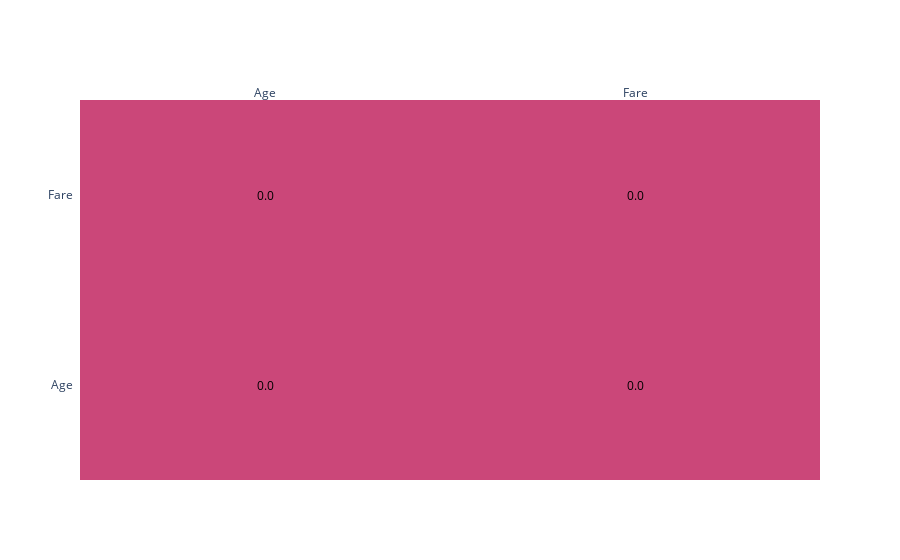

Source (notebook cell):
### Markdown cell above
**Observations**
* Outliers in both Age and Fare seems to be correctly recorded figures.

### Code cell
# Testing multicollinearity
import plotly.figure_factory as ff

# Creating correlation dataframe
df_corr = df_cont[continuousFeatures].corr().round(2)
corr_filter = (df_corr == 1) | (abs(df_corr)<0.7)
df_corr[corr_filter] = 0

# Creating numpy array of correlation matrix
arr = np.array(df_corr)

# Plotting the heatmap
fig = ff.create_annotated_heatmap(arr, x=continuousFeatures, y=continuousFeatures)
fig.show()

### Figure 1 — Plotly figure (JSON) as saved in the notebook; plotly's stock layout.template omitted (floating-point values rounded to 4 significant figures)
{"data": [{"colorscale": [[0, "#0d0887"], [0.1111, "#46039f"], [0.2222, "#7201a8"], [0.3333, "#9c179e"], [0.4444, "#bd3786"], [0.5556, "#d8576b"], [0.6667, "#ed7953"], [0.7778, "#fb9f3a"], [0.8889, "#fdca26"], [1, "#f0f921"]], "reversescale": false, "showscale": false, "type": "heatmap", "x": ["Age", "Fare"], "y": ["Age", "Fare"], "z": [[0, 0], [0, 0]]}], "layout": {"annotations": [{"font": {"color": "#000000"}, "showarrow": false, "text": "0.0", "x": "Age", "xref": "x", "y": "Age", "yref": "y"}, {"font": {"color": "#000000"}, "showarrow": false, "text": "0.0", "x": "Fare", "xref": "x", "y": "Age", "yref": "y"}, {"font": {"color": "#000000"}, "showarrow": false, "text": "0.0", "x": "Age", "xref": "x", "y": "Fare", "yref": "y"}, {"font": {"color": "#000000"}, "showarrow": false, "text": "0.0", "x": "Fare", "xref": "x", "y": "Fare", "yref": "y"}], "xaxis": {"dtick": 1, "gridcolor": "rgb(0, 0, 0)", "side": "top", "ticks": ""}, "yaxis": {"dtick": 1, "ticks": "", "ticksuffix": "  "}}}
